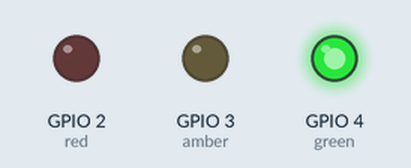
A program run on a simulated Raspberry Pi (BCM pin numbers). Shown: output pins drawn as LEDs (lit = HIGH).

Above: at 2.5 s.
At 5.5 s:
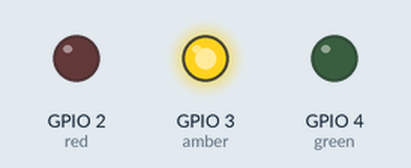
At 8.5 s:
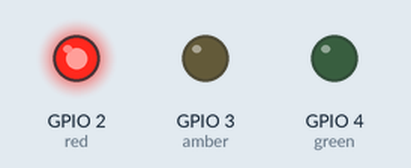
At 11.5 s:
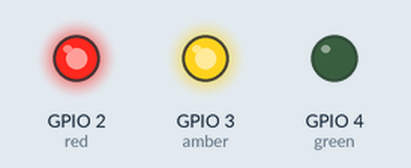
Timing chart, 0 to 15.6 s (numbered marks = the images above):
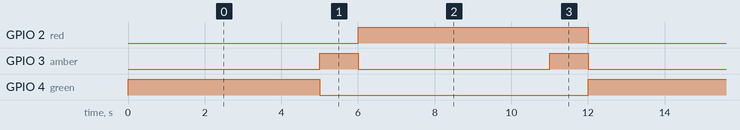

Measured:
- by itself, GPIO 2 (red): alternates HIGH for 6.0 s and LOW for 6.0 s
- by itself, GPIO 3 (amber): alternates HIGH for 1.0 s and LOW for 5.0 s
- by itself, GPIO 4 (green): alternates HIGH for 5.0 s and LOW for 7.0 s

The program:

TrafficLights_-_Raspberry_Pi_Code.py
```python
from gpiozero import TrafficLights
from time import sleep

led = TrafficLights(2,3,4)

led.green.on()

on = True

while on:
    sleep(5)
    led.green.off()
    led.amber.on()
    sleep(1)
    led.amber.off()
    led.red.on()
    sleep(5)
    led.amber.on()
    sleep(1)
    led.green.on()
    led.red.off()
    led.amber.off()
```
